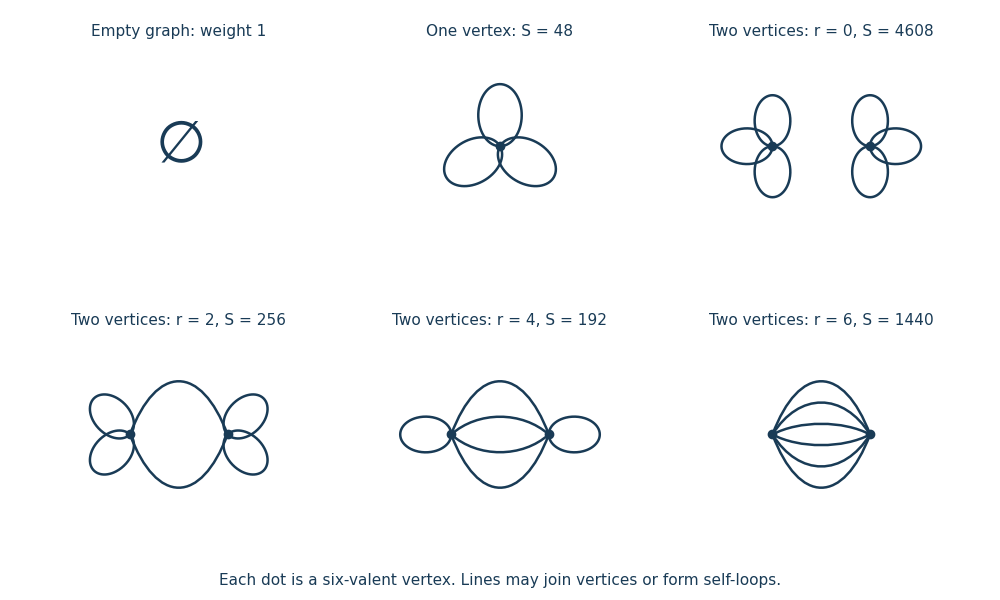

Write Python code to recreate this figure.
#!/usr/bin/env python3
"""Sextic vacuum graphs. Tested with Python 3.14.4, NumPy 2.3.5,
Matplotlib 3.10.7+dfsg1 (upstream dependency pin: 3.10.7).

Run from the desired output directory. Dependencies: matplotlib and numpy,
matching the repository's figure environment. Output: 1000 x 600 opaque PNG.
"""
from pathlib import Path
import matplotlib
matplotlib.use('Agg')
import matplotlib.pyplot as plt
import numpy as np
from matplotlib.path import Path as MplPath
from matplotlib.patches import PathPatch

fig, axes = plt.subplots(2, 3, figsize=(10, 6), dpi=100)
fig.patch.set_facecolor('white')
ink='#193b56'

def node(ax, x, y):
    ax.plot(x, y, 'o', color=ink, markersize=6, zorder=5)

def loop(ax, x, y, angle, radius=.115):
    t=np.linspace(0, 2*np.pi, 200)
    u=np.array([np.cos(angle), np.sin(angle)])
    v=np.array([-u[1],u[0]])
    pts=np.array([x,y])[:,None]+radius*((1-np.cos(t))[None,:]*u[:,None]+.7*np.sin(t)[None,:]*v[:,None])
    ax.plot(pts[0],pts[1],color=ink,lw=1.8)

def edge(ax, bend):
    vertices=[(.28,.53),(.40,.53+bend),(.60,.53+bend),(.72,.53)]
    ax.add_patch(PathPatch(MplPath(vertices,[MplPath.MOVETO,MplPath.CURVE4,MplPath.CURVE4,MplPath.CURVE4]),facecolor='none',edgecolor=ink,lw=1.8))

labels=['Empty graph: weight 1','One vertex: S = 48','Two vertices: r = 0, S = 4608','Two vertices: r = 2, S = 256','Two vertices: r = 4, S = 192','Two vertices: r = 6, S = 1440']
for ax,label in zip(axes.flat,labels):
    ax.set_xlim(0,1); ax.set_ylim(0,1); ax.set_aspect('equal'); ax.axis('off')
    ax.set_title(label,fontsize=11,color=ink,pad=4)
axes.flat[0].text(.5,.53,r'$\varnothing$',ha='center',va='center',fontsize=42,color=ink)
ax=axes.flat[1]
for angle in [np.pi/2,7*np.pi/6,11*np.pi/6]:loop(ax,.5,.53,angle,.14)
node(ax,.5,.53)
for ax,r in zip(list(axes.flat)[2:],[0,2,4,6]):
    if r==0:
        left=[np.pi/2,np.pi,3*np.pi/2]; right=[np.pi/2,0,3*np.pi/2]
    elif r==2:
        left=[3*np.pi/4,5*np.pi/4];right=[np.pi/4,7*np.pi/4]
    elif r==4:
        left=[np.pi];right=[0]
    else:left=[];right=[]
    for a in left:loop(ax,.28,.53,a)
    for a in right:loop(ax,.72,.53,a)
    if r:
        for bend in np.linspace(-.32,.32,r):edge(ax,bend)
    node(ax,.28,.53);node(ax,.72,.53)
fig.subplots_adjust(left=.03,right=.97,bottom=.08,top=.93,wspace=.08,hspace=.30)
fig.text(.5,.025,'Each dot is a six-valent vertex. Lines may join vertices or form self-loops.',ha='center',fontsize=11,color=ink)
fig.savefig(Path.cwd()/Path(__file__).with_suffix('.png').name,dpi=100,facecolor='white',transparent=False)
plt.close(fig)
